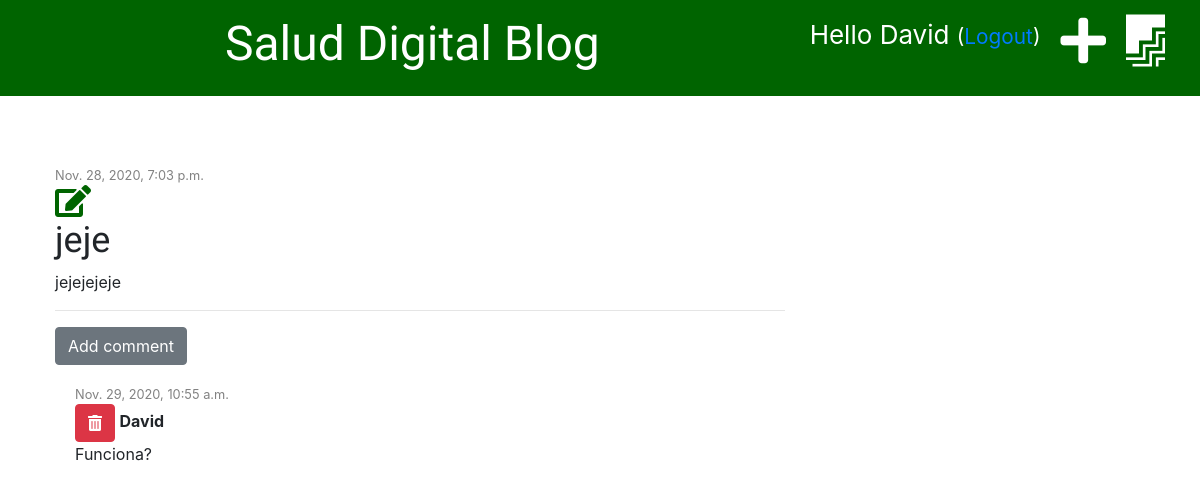
/post/6/ (signed in), run on the app's committed database.
### blog/models.py (models this page shows, shortened)
class Post(models.Model):
    author = models.ForeignKey('auth.User', on_delete=models.CASCADE)
    title = models.CharField(max_length=200)
    text = models.TextField()
    date = models.DateTimeField(default=timezone.now)
    published_date = models.DateTimeField(blank=True, null=True)

class Comment(models.Model):
    post = models.ForeignKey('blog.Post', on_delete=models.CASCADE, related_name='comments')
    author = models.CharField(max_length=200)
    text = models.TextField()
    date = models.DateTimeField(default=timezone.now)

### blog/views.py (the view)
# urls.py: path('post/<int:pk>/', views.post_detail, name='post_detail'),
def post_detail(request, pk):
    post = get_object_or_404(Post, pk=pk)
    stuff_for_frontend = {'post' : post}
    return render(request, 'blog/post_detail.html', stuff_for_frontend)

### blog/templates/blog/post_detail.html (shortened to what this page needs)
{% extends 'blog/base.html' %}
{% block content %}
    <div class="posts">
            {% if post.published_date %}
                <div class="date">
                {{ post.published_date }}
                </div>
            {% else %}
                <button><a href="{% url 'post_publish' pk=post.pk %}" class="btn btn-primary">Publish</a></button>
            {% endif %}
    {% if user.is_authenticated %}
    <a href="{% url 'post_edit' pk=post.pk %}"><i class="fas fa-edit fa-2x" style="color: darkgreen;"></i></a>
    {% endif %}
        <h2>{{post.title}}</h2>
        <p>{{post.text|linebreaksbr}}</p>
    </div>
    <hr>
    <a href="{% url 'add_comment_to_post' pk=post.pk %}" class="btn btn-secondary">Add comment</a>
    {% for comment in post.comments.all %}
        <div class="comment">
            <div class="date">
                {{comment.date}}
            </div>
            <a href="{% url 'comment_remove' pk=comment.pk %}" class="btn btn-danger"><i class="fas fa-trash-alt"></i></a>
            <strong>{{comment.author}}</strong>
            <p>{{comment.text}} </p>
        </div>
        {% empty %}
            <p>No comments yet</p>
    {% endfor %}
{% endblock %}

### blog/templates/blog/base.html (shortened to what this page needs)
{% load staticfiles %}
<!DOCTYPE html>
<html lang="en">
<head>
    <link rel="stylesheet" href="https:////stackpath.bootstrapcdn.com/bootstrap/4.5.2/css/bootstrap.min.css">
    <link rel="stylesheet" href="{% static 'css/blog.css' %}">
    <link rel="stylesheet" href="https://pro.fontawesome.com/releases/v5.10.0/css/all.css"/>
</head>
<body>
    <div class="page-header">
            {% if user.is_authenticated %}
            <a href="{% url 'post_draft_list' %}" class="top-menu"><i class="fab fa-firstdraft fa-2x"></i></a>
            <a href="{% url 'post_new' %}" class="top-menu"><i class="fas fa-plus fa-2x"></i></a>
            <p class="top-menu">Hello {{ user.username }} <small>(<a href="{% url 'logout' %}">Logout</a>)</small></p>
            {% else %}
            <a href="{% url 'login' %}" class="top-menu"><i class="fas fa-sign-in-alt fa-2x"></i></a>
            {% endif %}
            <h1><a href="{% url 'post_list' %}" >Salud Digital Blog</a></h1>
    </div>
    <div class="content container">
        <div class="row">
            <div class="col-md-8">
                {% block content %}
                {% endblock %}
            </div>
        </div>
    </div>
</body>
</html>

### blog/static/css/blog.css (style rules this page uses)
.page-header { background-color: darkgreen; padding: 15px; margin-top: 0px; }
.page-header h1, .page-header h1 a { text-align: center; color: white; font-size: 36pt; text-decoration: none; }
.content { margin-left: 40px; }
h1, h2, h3, h4 { font-family: 'Tangerine', 'Inconsolata', 'Droid Sans', serif; font-size: 36px; }
.date { color: #828282; font-size: 0.8em; }
.posts { margin-top: 70px; }
.top-menu { color: white; float: right; font-size: 26px; margin-right: 20px; }
.comment { margin: 20px 0px 20px 20px; }

### data on the page
Post: published_date "Nov. 28, 2020, 7:03 p.m.", title "jeje", text "jejejejeje"
Comment: date "Nov. 29, 2020, 10:55 a.m.", author "David", text "Funciona?"

### other printed values
{{ user.username }} "David"
